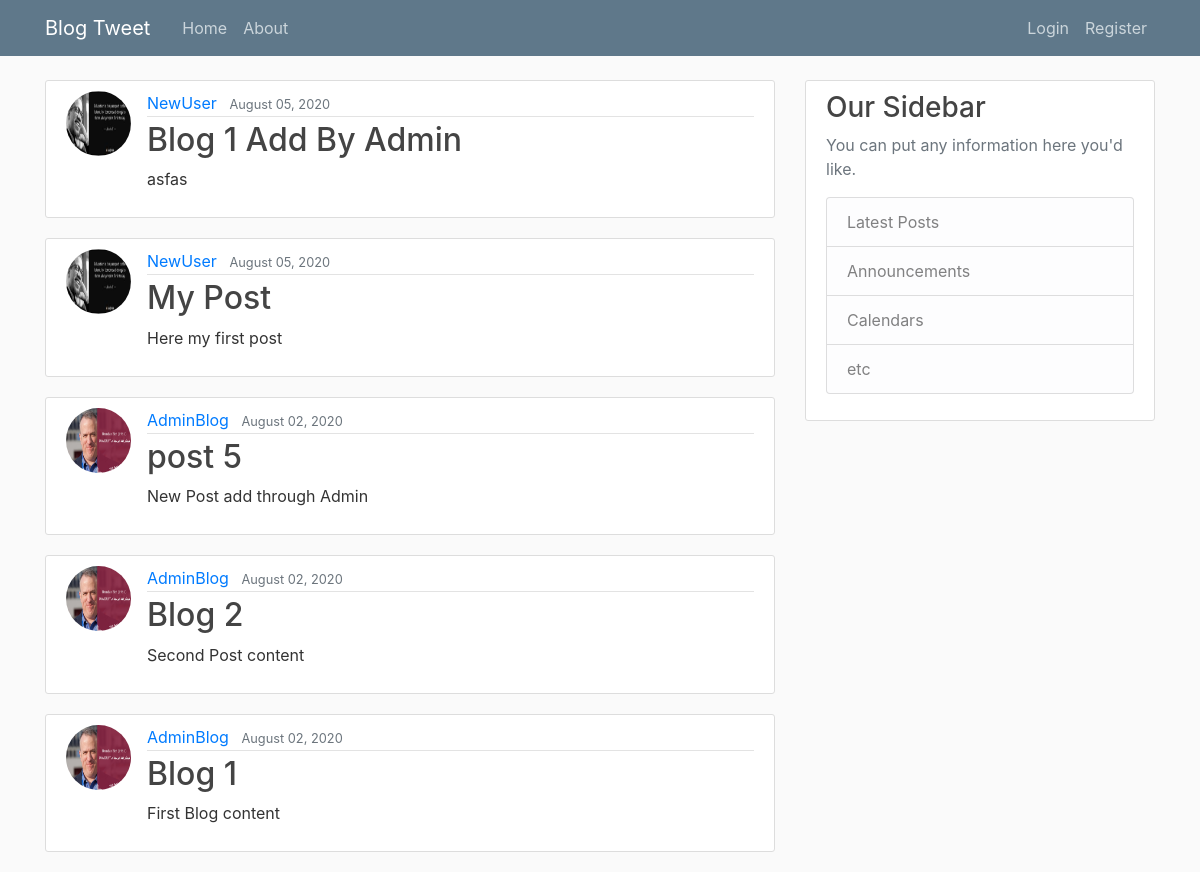
The app's page /, older data.
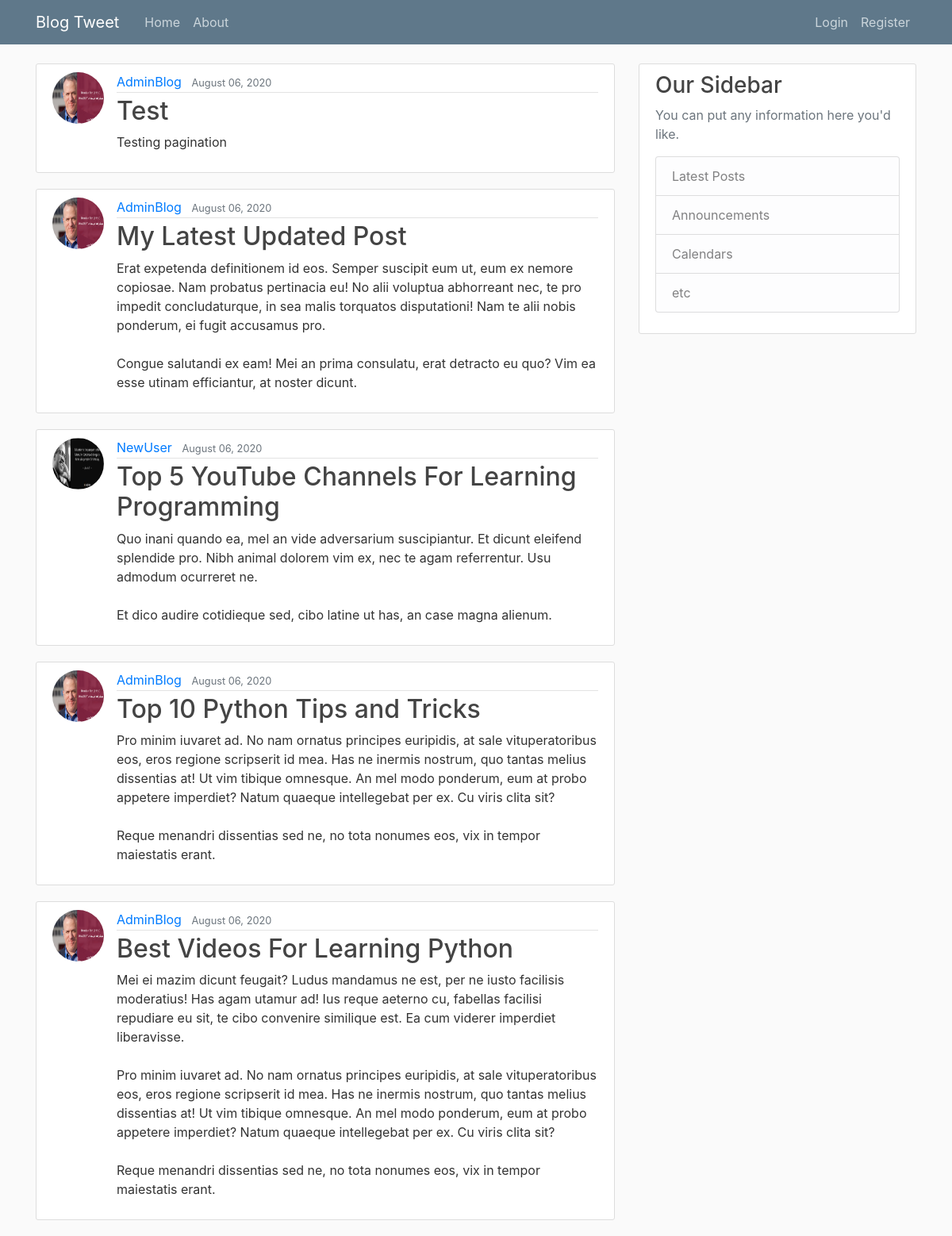
The same page, newer data.
### blog/models.py (models this page shows, shortened)
class Post(models.Model):
    title = models.CharField(max_length=100)
    content = models.TextField()
    date_posted = models.DateTimeField(default=timezone.now)
    author = models.ForeignKey(User, on_delete=models.CASCADE)

### users/models.py (models this page shows, shortened)
class Profile(models.Model):
    user = models.OneToOneField(User, on_delete=models.CASCADE)
    image = models.ImageField(default='default.jpg', upload_to='Profile_pics')

### blog/views.py (the view)
# urls.py: path('', PostListView.as_view() , name='blog-home'),
class PostListView(ListView):
    model = Post
    template_name = 'blog/home.html'
    context_object_name = 'posts'
    ordering  = ['-date_posted']
    paginate_by = 5

### blog/templates/blog/home.html
{% extends "blog/base.html" %}
{% block content %}
     {% for post in posts %}
        <article class="media content-section">
          <img class="rounded-circle article-img" src="{{ post.author.profile.image.url }}" alt="">
          <div class="media-body">
            <div class="article-metadata">
              <a class="mr-2" href="#">{{ post.author }}</a>
              <small class="text-muted">{{ post.date_posted|date:"F d, Y" }}</small>
            </div>
            <h2><a class="article-title" href="{% url 'post-detail' post.id %}">{{ post.title }}</a></h2>
            <p class="article-content">{{ post.content }}</p>
          </div>
        </article>
    {% endfor %}
{% endblock content%}

### blog/templates/blog/base.html (shortened to what this page needs)
{% load static %}
<!doctype html>
<html lang="en">
  <head>
    <link rel="stylesheet" href="https://stackpath.bootstrapcdn.com/bootstrap/4.5.0/css/bootstrap.min.css">
    <link rel="stylesheet" href="{% static 'blog/main.css' %}">
  </head>
  <body>
    <header class="site-header">
      <nav class="navbar navbar-expand-md navbar-dark bg-steel fixed-top">
        <div class="container">
          <a class="navbar-brand mr-4" href="{% url 'blog-home' %}">Blog Tweet</a>
          <div class="collapse navbar-collapse" id="navbarToggle">
            <div class="navbar-nav mr-auto">
              <a class="nav-item nav-link" href="{% url 'blog-home' %}">Home</a>
              <a class="nav-item nav-link" href="{% url 'blog-about' %}">About</a>
            </div>
            <div class="navbar-nav">
              {% if user.is_authenticated%}
              <a class="nav-item nav-link" href="{% url 'post-create' %}">New Post</a>
                <a class="nav-item nav-link" href="{% url 'profile' %}">Profile</a>
                <a class="nav-item nav-link" href="{% url 'logout' %}">Logout</a>
              {% else %}
                <a class="nav-item nav-link" href="{% url 'login' %}">Login</a>
                <a class="nav-item nav-link" href="{% url 'register' %}">Register</a>
              {% endif %}
            </div>
          </div>
        </div>
      </nav>
    </header>
    <main role="main" class="container">
      <div class="row">
        <div class="col-md-8">
          {% block content %}{% endblock %}
        </div>
        <div class="col-md-4">
          <div class="content-section">
            <h3>Our Sidebar</h3>
            <p class='text-muted'>You can put any information here you'd like.
              <ul class="list-group">
                <li class="list-group-item list-group-item-light">Latest Posts</li>
                <li class="list-group-item list-group-item-light">Announcements</li>
                <li class="list-group-item list-group-item-light">Calendars</li>
                <li class="list-group-item list-group-item-light">etc</li>
              </ul>
            </p>
          </div>
        </div>
      </div>
    </main>
  </body>
</html>

### blog/static/blog/main.css (style rules this page uses)
body { background: #fafafa; color: #333333; margin-top: 5rem; }
h1, h2, h3, h4, h5, h6 { color: #444444; }
ul { margin: 0; }
.bg-steel { background-color: #5f788a; }
.site-header .navbar-nav .nav-link { color: #cbd5db; }
.content-section { background: #ffffff; padding: 10px 20px; border: 1px solid #dddddd; border-radius: 3px; margin-bottom: 20px; }
.article-title { color: #444444; }
.article-content { white-space: pre-line; }
.article-img { height: 65px; width: 65px; margin-right: 16px; }
.article-metadata { padding-bottom: 1px; margin-bottom: 4px; border-bottom: 1px solid #e3e3e3 }

Row changes from the older to the newer data that the page shows:
removed Post: author.profile.image (placeholder picture), author "NewUser", date_posted "August 05, 2020", title "Blog 1 Add By Admin", content "asfas"
removed Post: author.profile.image (placeholder picture), author "NewUser", date_posted "August 05, 2020", title "My Post", content "Here my first post"
removed Post: author.profile.image (picture), author "AdminBlog", date_posted "August 02, 2020", title "post 5", content "New Post add through Admin"
removed Post: author.profile.image (picture), author "AdminBlog", date_posted "August 02, 2020", title "Blog 2", content "Second Post content"
removed Post: author.profile.image (picture), author "AdminBlog", date_posted "August 02, 2020", title "Blog 1", content "First Blog content"
added Post: author.profile.image (picture), author "AdminBlog", date_posted "August 06, 2020", title "Test", content "Testing pagination"
added Post: author.profile.image (picture), author "AdminBlog", date_posted "August 06, 2020", title "My Latest Updated Post", content "Erat expetenda definitionem id eos. Semper suscipit eum ut, eum ex nemore copiosae. Nam probatus pertinacia eu! No alii voluptua abhorreant nec, te pro impedit concludaturque, in sea malis torquatos disputationi! Nam te alii nobis ponderum, ei fugit accusamus pro. Congue salutandi ex eam! Mei an prima consulatu, erat detracto eu quo? Vim ea esse utinam efficiantur, at noster dicunt."
added Post: author.profile.image (placeholder picture), author "NewUser", date_posted "August 06, 2020", title "Top 5 YouTube Channels For Learning Programming", content "Quo inani quando ea, mel an vide adversarium suscipiantur. Et dicunt eleifend splendide pro. Nibh animal dolorem vim ex, nec te agam referrentur. Usu admodum ocurreret ne. Et dico audire cotidieque sed, cibo latine ut has, an case magna alienum."
added Post: author.profile.image (picture), author "AdminBlog", date_posted "August 06, 2020", title "Top 10 Python Tips and Tricks", content "Pro minim iuvaret ad. No nam ornatus principes euripidis, at sale vituperatoribus eos, eros regione scripserit id mea. Has ne inermis nostrum, quo tantas melius dissentias at! Ut vim tibique omnesque. An mel modo ponderum, eum at probo appetere imperdiet? Natum quaeque intellegebat per ex. Cu viris clita sit? Reque menandri dissentias sed ne, no tota nonumes eos, vix in tempor maiestatis erant."
added Post: author.profile.image (picture), author "AdminBlog", date_posted "August 06, 2020", title "Best Videos For Learning Python", content "Mei ei mazim dicunt feugait? Ludus mandamus ne est, per ne iusto facilisis moderatius! Has agam utamur ad! Ius reque aeterno cu, fabellas facilisi repudiare eu sit, te cibo convenire similique est. Ea cum viderer imperdiet liberavisse. Pro minim iuvaret ad. No nam ornatus principes euripidis, at sale vituperatoribus eos, eros regione scripserit id mea. Has ne inermis nostrum, quo tantas melius dissentias at! Ut vim tibique omnesque. An mel modo ponderum, eum at probo appetere imperdiet? Natum quaeque intellegebat per ex. Cu viris clita sit? Reque menandri dissentias sed ne, no tota nonumes eos, vix in tempor maiestatis erant."
